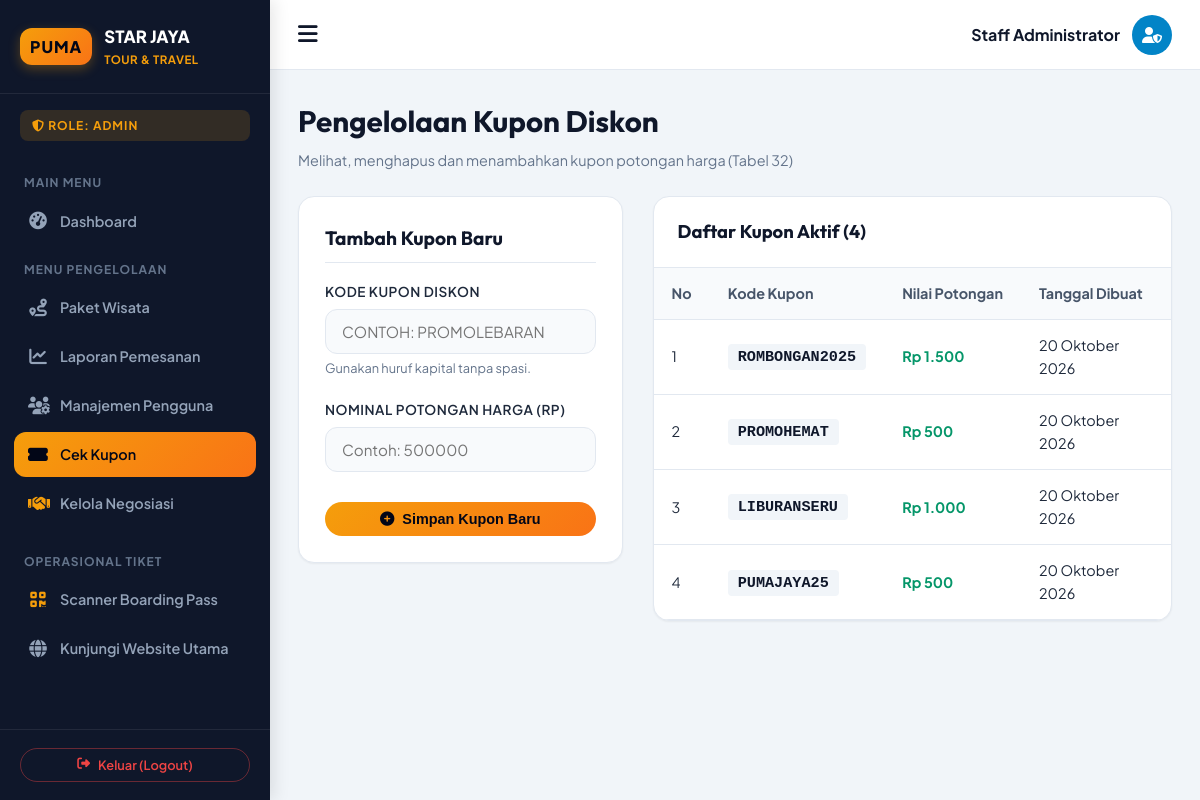
Screenshot of /admin/kupon.php (signed in) with the database file from the repository.
### tables this page shows
CREATE TABLE `kupon` (
  `id` bigint(20) unsigned NOT NULL AUTO_INCREMENT,
  `user_id` bigint(20) unsigned DEFAULT NULL,
  `kode` varchar(255) DEFAULT NULL,
  `potongan` int(11) DEFAULT NULL,
  `created_at` timestamp NULL DEFAULT NULL,
  `updated_at` timestamp NULL DEFAULT NULL,
  PRIMARY KEY (`id`),
  KEY `fk_kupon_user` (`user_id`),
  CONSTRAINT `fk_kupon_user` FOREIGN KEY (`user_id`) REFERENCES `user` (`id`) ON DELETE CASCADE ON UPDATE CASCADE
);

### config/database.php (called while the page is built, shortened)
<?php
function format_rupiah($angka) {
    return 'Rp ' . number_format($angka, 0, ',', '.');
}
function format_tanggal_indo($tanggal) {
    $bulan = [
        1 => 'Januari', 'Februari', 'Maret', 'April', 'Mei', 'Juni',
        'Juli', 'Agustus', 'September', 'Oktober', 'November', 'Desember'
    ];
    $pecahkan = explode('-', date('Y-m-d', strtotime($tanggal)));
    return $pecahkan[2] . ' ' . $bulan[(int)$pecahkan[1]] . ' ' . $pecahkan[0];
}
function base_url($path = '') {
    $isHttps = (!empty($_SERVER['HTTPS']) && $_SERVER['HTTPS'] !== 'off')
        || (isset($_SERVER['SERVER_PORT']) && $_SERVER['SERVER_PORT'] == 443)
        || (isset($_SERVER['HTTP_X_FORWARDED_PROTO']) && $_SERVER['HTTP_X_FORWARDED_PROTO'] === 'https');
    $protocol = $isHttps ? "https://" : "http://";
    $host = $_SERVER['HTTP_HOST'] ?? 'localhost';
    $subDir = '';
    $reqUri = $_SERVER['REQUEST_URI'] ?? '';
    return rtrim($protocol . $host . $subDir, '/') . '/' . ltrim($path, '/');
}

### admin/kupon.php (the view, shortened to what this page needs)
<?php
require_once __DIR__ . '/../config/database.php';
$adminName = $_SESSION['nama'];
$kupons = $pdo->query("SELECT * FROM kupon ORDER BY id DESC")->fetchAll();
?>
<!DOCTYPE html>
<html lang="id">
<head>
    <link rel="stylesheet" href="https://cdnjs.cloudflare.com/ajax/libs/font-awesome/6.4.0/css/all.min.css">
    <link rel="stylesheet" href="<?= base_url('assets/css/style.css') ?>">
</head>
<body class="dashboard-layout">
    <?php require_once __DIR__ . '/../includes/sidebar.php'; ?>
    <main class="dashboard-main">
        <header class="dashboard-header">
            <button class="header-toggle" id="sidebarToggle"><i class="fa-solid fa-bars"></i></button>
            <div class="header-profile">
                <div style="font-weight: 700; color: var(--primary);"><?= htmlspecialchars($adminName) ?></div>
                <div class="user-avatar"><i class="fa-solid fa-user-shield"></i></div>
            </div>
        </header>
        <div class="dashboard-body">
            <div style="margin-bottom: 24px;">
                <h1 style="font-size: 1.85rem; color: var(--primary); margin: 0;">Pengelolaan Kupon Diskon</h1>
                <p style="color: var(--text-muted); font-size: 0.9rem; margin-top: 4px;">Melihat, menghapus dan menambahkan kupon potongan harga (Tabel 32)</p>
            </div>
            <div style="display: grid; grid-template-columns: 1fr 1.6fr; gap: 30px;">
                <div style="background: #ffffff; border-radius: var(--radius-lg); border: 1px solid var(--border-color); padding: 26px; box-shadow: var(--shadow-sm); height: fit-content;">
                    <h3 style="font-size: 1.2rem; margin-bottom: 18px; border-bottom: 1px solid var(--border-color); padding-bottom: 8px;">
                        Tambah Kupon Baru
                    </h3>
                    <form method="POST" action="">
                        <div class="form-group">
                            <label class="form-label">Kode Kupon Diskon</label>
                            <input type="text" name="kode" class="form-control" placeholder="Contoh: PROMOLEBARAN" style="text-transform: uppercase;" required>
                            <small style="color: var(--text-muted); font-size: 0.8rem;">Gunakan huruf kapital tanpa spasi.</small>
                        </div>
                        <div class="form-group">
                            <label class="form-label">Nominal Potongan Harga (Rp)</label>
                            <input type="number" name="potongan" class="form-control" placeholder="Contoh: 500000" min="1000" step="500" required>
                        </div>
                        <button type="submit" class="btn btn-accent" style="width: 100%; margin-top: 10px;">
                            <i class="fa-solid fa-plus-circle"></i> Simpan Kupon Baru
                        </button>
                    </form>
                </div>
                <div class="card-table">
                    <div class="card-header-flex">
                        <h3 style="font-size: 1.15rem; margin: 0; color: var(--primary);">Daftar Kupon Aktif (<?= count($kupons) ?>)</h3>
                    </div>
                    <div class="table-responsive">
                        <table class="custom-table">
                            <thead>
                                <tr>
                                    <th>No</th>
                                    <th>Kode Kupon</th>
                                    <th>Nilai Potongan</th>
                                    <th>Tanggal Dibuat</th>
                                    <th style="text-align: center;">Aksi</th>
                                </tr>
                            </thead>
                            <tbody>
                                <?php if (empty($kupons)): ?>
                                    <tr>
                                        <td colspan="5" style="text-align: center; padding: 28px; color: var(--text-muted);">Belum ada kupon yang dibuat.</td>
                                    </tr>
                                <?php else: ?>
                                    <?php $no = 1; foreach ($kupons as $k): ?>
                                        <tr>
                                            <td><?= $no++ ?></td>
                                            <td>
                                                <code style="background: #f1f5f9; padding: 4px 10px; border-radius: 4px; font-weight: 800; color: var(--primary); font-size: 0.95rem;">
                                                    <?= htmlspecialchars($k['kode']) ?>
                                                </code>
                                            </td>
                                            <td><strong style="color: #059669;"><?= format_rupiah($k['potongan']) ?></strong></td>
                                            <td><?= format_tanggal_indo($k['created_at']) ?></td>
                                            <td style="text-align: center;">
                                            </td>
                                        </tr>
                                    <?php endforeach; ?>
                                <?php endif; ?>
                            </tbody>
                        </table>
                    </div>
                </div>
            </div>
        </div>
    </main>
</body>
</html>

### assets/css/style.css (style rules this page uses)
:root { --primary: #0f172a; --primary-light: #1e293b; --primary-dark: #020617; --accent: #f59e0b; --accent-hover: #d97706; --accent-light: #fef3c7; --sky: #0284c7; --sky-light: #e0f2fe; --success: #10b981; --success-light: #d1fae5; --danger: #ef4444; --danger-light: #fee2e2; --warning: #f59e0b; --text-main: #1e293b; --text-muted: #64748b; --text-light: #94a3b8; --bg-body: #f8fafc; --bg-card: #ffffff; --border-color: #e2e8f0; --radius-sm: 8px; --radius-md: 12px; --radius-lg: 16px; --radius-full: 9999px; --shadow-sm: 0 1px 2px 0 rgb(0 0 0 / 0.05); --shadow-md: 0 4px 6px -1px rgb(0 0 0 / 0.1), 0 2px 4px -2px rgb(0 0 0 / 0.1); --shadow-lg: 0 10px 15px -3px rgb(0 0 0 / 0.1), 0 4px 6px -4px rgb(0 0 0 / 0.1); --shadow-xl: 0 20px 25px -5px rgb(0 0 0 / 0.1), 0 8px 10px -6px rgb(0 0 0 / 0.1); --transition: all 0.25s cubic-bezier(0.4, 0, 0.2, 1); }
* { margin: 0; padding: 0; box-sizing: border-box; }
body { font-family: 'Plus Jakarta Sans', -apple-system, BlinkMacSystemFont, sans-serif; background-color: var(--bg-body); color: var(--text-main); line-height: 1.6; overflow-x: hidden; }
h1, h2, h3, h4, h5, h6, .brand-font { font-family: 'Outfit', sans-serif; color: var(--primary); font-weight: 700; }
.btn { display: inline-flex; align-items: center; justify-content: center; gap: 8px; font-weight: 600; font-size: 0.9rem; padding: 9px 20px; border-radius: var(--radius-full); border: none; cursor: pointer; transition: var(--transition); }
.btn-accent { background: linear-gradient(135deg, var(--accent), #f97316); color: var(--primary-dark); font-weight: 700; }
.form-group { margin-bottom: 20px; }
.form-label { display: block; font-size: 0.85rem; font-weight: 600; color: var(--text-main); margin-bottom: 6px; text-transform: uppercase; letter-spacing: 0.5px; }
.form-control { width: 100%; padding: 12px 16px; font-size: 0.95rem; font-family: inherit; border: 1.5px solid var(--border-color); border-radius: var(--radius-md); background: var(--bg-body); color: var(--text-main); transition: var(--transition); }
.dashboard-layout { display: flex; min-height: 100vh; background: #f1f5f9; }
.dashboard-main { margin-left: 270px; flex-grow: 1; display: flex; flex-direction: column; min-height: 100vh; }
.dashboard-header { background: #ffffff; height: 70px; border-bottom: 1px solid var(--border-color); display: flex; align-items: center; justify-content: space-between; padding: 0 28px; position: sticky; top: 0; z-index: 800; }
.header-toggle { font-size: 1.4rem; color: var(--primary); cursor: pointer; background: none; border: none; }
.header-profile { display: flex; align-items: center; gap: 12px; }
.user-avatar { width: 40px; height: 40px; border-radius: 50%; background: var(--sky); color: #fff; display: flex; align-items: center; justify-content: center; font-weight: 700; }
.dashboard-body { padding: 28px; flex-grow: 1; }
.card-table { background: #ffffff; border-radius: var(--radius-lg); border: 1px solid var(--border-color); box-shadow: var(--shadow-sm); overflow: hidden; }
.card-header-flex { padding: 20px 24px; border-bottom: 1px solid var(--border-color); display: flex; align-items: center; justify-content: space-between; }
.table-responsive { overflow-x: auto; }
.custom-table { width: 100%; border-collapse: collapse; text-align: left; font-size: 0.9rem; }
.custom-table th { background: #f8fafc; color: #475569; font-weight: 700; padding: 14px 18px; border-bottom: 1px solid var(--border-color); white-space: nowrap; }
.custom-table td { padding: 14px 18px; border-bottom: 1px solid var(--border-color); vertical-align: middle; }
.btn-accent { position: relative; overflow: hidden; }
.btn-accent::after { content: ''; position: absolute; top: -50%; left: -60%; width: 40%; height: 200%; background: rgba(255, 255, 255, 0.35); transform: rotate(30deg); transition: none; opacity: 0; }
.btn { position: relative; overflow: hidden; }

### rows the page displays
kupon: kode "ROMBONGAN2025", potongan "Rp 1.500", created_at "20 Oktober 2026"
kupon: kode "PROMOHEMAT", potongan "Rp 500", created_at "20 Oktober 2026"
kupon: kode "LIBURANSERU", potongan "Rp 1.000", created_at "20 Oktober 2026"
kupon: kode "PUMAJAYA25", potongan "Rp 500", created_at "20 Oktober 2026"

### other values shown
$userRole "ADMIN"
$adminName "Staff Administrator"
count($kupons) "4"
